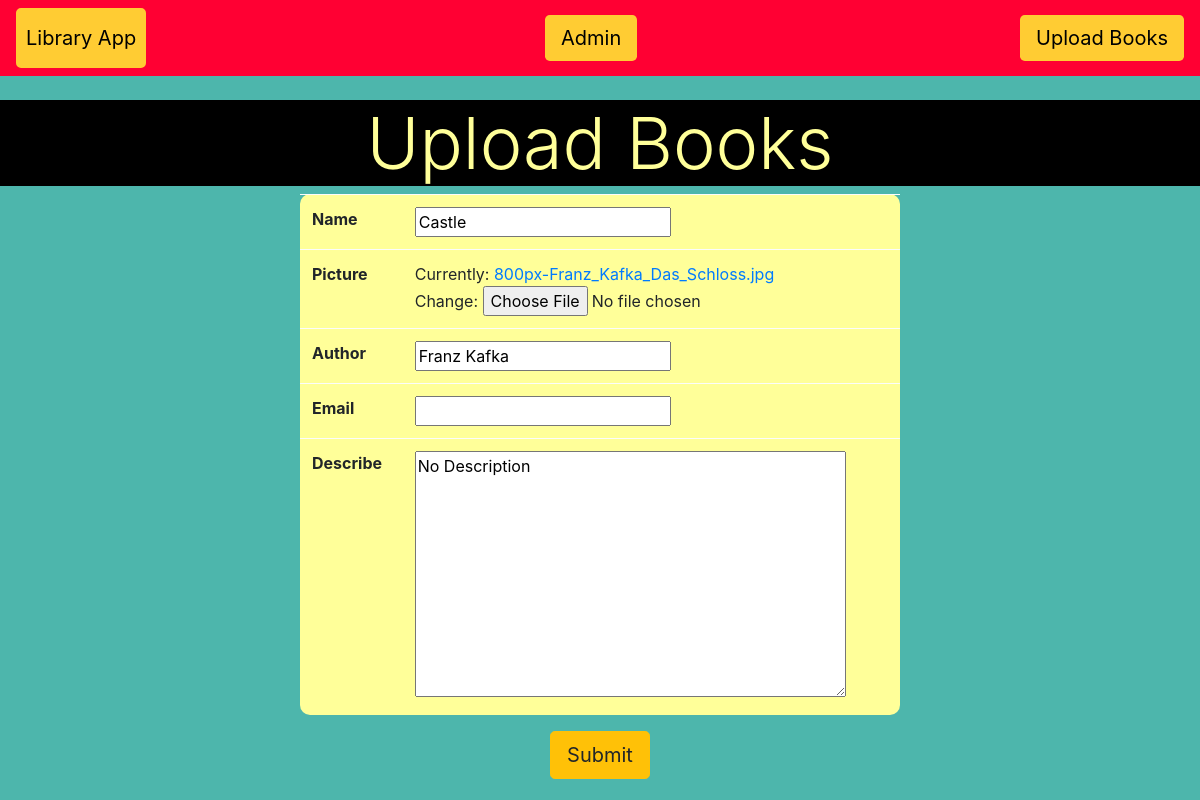
Screenshot of /update/2 with the database file from the repository.
### book/models.py (models this page shows, shortened)
class Book(models.Model):
    name = models.CharField(max_length=50)
    picture = models.ImageField()
    author = models.CharField(max_length=30, default='anonymous')
    email = models.EmailField(blank=True)
    describe = models.TextField(default='No Description')

### book/views.py (the view)
# urls.py: path('update/<int:book_id>', views.update_book),
def update_book(request, book_id):
    book_id = int(book_id)
    try:
        book_sel = Book.objects.get(id=book_id)
    except Book.DoesNotExist:
        return redirect('index')
    book_form = BookCreate(request.POST or None, instance=book_sel)
    if book_form.is_valid():
        book_form.save()
        return redirect('index')
    return render(request, 'book/upload_form.html', {'upload_form': book_form})

### book/forms.py
class BookCreate(forms.ModelForm):
    class Meta:
        model = Book
        fields = '__all__'

### templates/book/Upload_form.html (shortened to what this page needs)
{% extends 'book/library.html' %}
{% block content %}
    <center>
    <h1 class="display-3" style="background-color:#000000;color:#FFFF99;">Upload Books</h1>
    <form method = 'POST' enctype="multipart/form-data">
        <table class = 'w-50 table table-light' style="border-radius:10px;background-color:#FFFF99;">
            {% for field in upload_form %}
            <tr>
                <th>{{field.label}}</th>
                <td>{{ field }}</td>
            </tr>
            {% endfor %}
        </table>
        <button type="submit" class="btn btn-lg btn-warning">Submit</button>
    </form>
</center>
{% endblock %}

### rows the page displays
Book: upload_form "Castle" "Franz Kafka" "No Description"

### other values shown
{{ field.label }} "Name" "Picture" "Author" "Email" "Describe"
